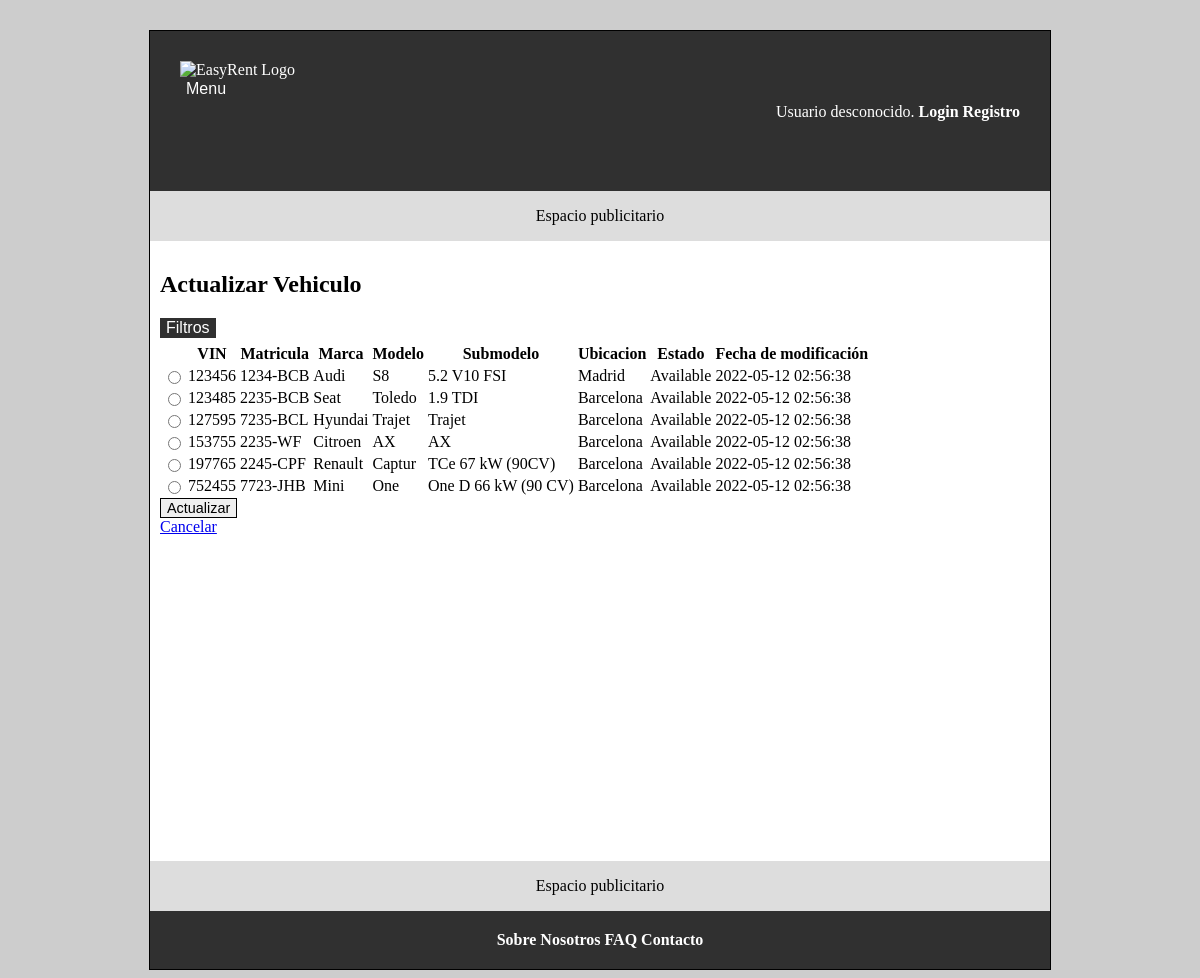
The page /actualizarVehiculo.php on the database its author committed.
### tables this page shows
create table
  Vehicle (
    vin bigint primary key,
    licensePlate varchar(10) not null,
    model bigint unsigned,
    location varchar(40),
    state enum ('Available', 'Unavailable', 'Reserved') default 'Available',
    fecha TIMESTAMP DEFAULT CURRENT_TIMESTAMP  ON UPDATE CURRENT_TIMESTAMP,
    foreign key (model) references Model(m_id) ON DELETE RESTRICT,
    check (vin regexp '^[0-9]{6}$'),
    check (licensePlate regexp '^[0-9]{4}-(?!.*(LL|CH))[BCDFGHJKLMNPRSTVWXYZ]{1,3}$')

  );

create table
  Model (
    m_id serial primary key,
    brand varchar(40),
    model varchar(40),
    submodel varchar(40) unique not null,
    gearbox enum('Manual', 'Automatic', 'Semi-automatic', 'Duplex'),
    category enum('Coupe', 'Pickup', 'Roadster', 'Sedan', 'Small-car', 'Suv', 'Van'),
    fuelType enum ('Diesel', 'Electric-hybrid', 'Electric', 'Petrol', 'Plug-in-hybrid') not null,
    seatCount tinyint not null,
    vehicleImg bigint unsigned,
    fecha TIMESTAMP DEFAULT CURRENT_TIMESTAMP  ON UPDATE CURRENT_TIMESTAMP,
    foreign key (vehicleImg) references Image(img_id),
    check (seatCount regexp '^[2-9]{1}$')
  );

### includes/service/lists/VehicleList.php (called while the page is built, shortened)
<?php
class VehicleList
{
    private $array;
    public function __construct($array = array())
    {
        $this->array = $array;
    }
    public function getArray()
    {
        return $this->array;
    }
    public function setArray($array)
    {
        $this->array = $array;
    }
}

### includes/persistance/entity/Vehicle.php (called while the page is built, shortened)
<?php
class Vehicle
{
    private $vin;
    private $licensePlate;
    private $model;
    private $location;
    private $state;
    private $timeStamp;
    public function __construct($vin, $licensePlate, $model, $location, $state = 'available', $timeStamp = null)
    {
        $this->vin = $vin;
        $this->licensePlate = $licensePlate;
        $this->model = $model;
        $this->location = $location;
        $this->state = $state;
        $this->timeStamp = $timeStamp;
    }
    public function getVin()
    {
        return $this->vin;
    }
    public function getLicensePlate()
    {
        return $this->licensePlate;
    }
    public function getModel()
    {
        return $this->model;
    }
    public function getLocation()
    {
        return $this->location;
    }
    public function getState()
    {
        return $this->state;
    }
    public function getTimeStamp()
    {
        return $this->timeStamp;
    }
}

### includes/persistance/repository/MysqlConnector.php (called while the page is built, shortened)
<?php
class MysqlConnector implements DatabaseConnection {
    private static $instance;
    private $mysqli;
    private function __construct()
    {
        $this->mysqli = null;
    }
    public static function getInstance()
    {
        if (self::$instance === null)
            self::$instance = new self;
        return self::$instance;
    }
    public function getConnection()
    {
        if ($this->mysqli == null) {
            $mysqli = new mysqli(BD_HOST, BD_USER, BD_PASS, BD_NAME, BD_PORT);
            $this->mysqli = $mysqli;
        }
        return $this->mysqli;
    }
    public function query($sql) {
        return $this->getConnection()->query($sql);
    }
    public function prepare($sql) {
        return self::getInstance()->getConnection()->prepare($sql);
    }
}

### includes/persistance/repository/MysqlVehicleRepository.php (called while the page is built, shortened)
<?php
class MysqlVehicleRepository extends AbstractMysqlRepository {
    public function findAll() : array
    {
        $vehicles = [];
        $sql = sprintf("select * from Vehicle");
        $stmt = $this->db->prepare($sql);
        $stmt->execute();
        $result = $stmt->get_result();
        while ($row = $result->fetch_assoc()) {
            $vehicle = new Vehicle($row['vin'], $row['licensePlate'], $row['model'], $row['location'], $row['state'], $row['fecha']);
            $vehicles[] = $vehicle;
        }
        return $vehicles;
    }
}

### includes/service/VehicleService.php (called while the page is built, shortened)
<?php
class VehicleService {
    private $vehicleRepository;
    private static $instance;
    private function __construct() {
        $this->vehicleRepository = $GLOBALS['db_vehicle_repository'];
    }
    public static function getInstance()
    {
        if (!self::$instance instanceof self) {
            self::$instance = new self();
        }
        return self::$instance;
    }
    public function readAllVehicles(){
        return $this->vehicleRepository->findAll();
    }
}

### includes/service/ModelService.php (called while the page is built, shortened)
<?php
class ModelService {
    private $modelRepository;
    private static $instance;
    private function __construct() {
        $this->modelRepository = $GLOBALS['db_model_repository'];
    }
    public static function getInstance()
    {
        if (!self::$instance instanceof self) {
            self::$instance = new self();
        }
        return self::$instance;
    }
    public function readModelById($m_id){
        return $this->modelRepository->findById($m_id);
    }
}

### includes/persistance/repository/AbstractMysqlRepository.php (called while the page is built, shortened)
<?php
abstract class AbstractMysqlRepository implements Repository {
    public function __construct(MysqlConnector $connector) {
        $this->db = $connector;
    }
}

### includes/persistance/repository/MysqlModelRepository.php (called while the page is built, shortened)
<?php
class MysqlModelRepository extends AbstractMysqlRepository {
    public function findById($m_id) : ?Model
    {
        $model = null;
        $sql = sprintf("select * from Model where m_id = %d", $m_id);
        $result = $this->db->query($sql);
        if ($result !== false && $result->num_rows > 0) {
            $obj = $result->fetch_object();
            $model = new Model($obj->m_id, $obj->brand, $obj->model, $obj->submodel, $obj->gearbox, $obj->category, $obj->fuelType, $obj->seatCount, $obj->vehicleImg, $obj->fecha);
        }
        return $model;
    }
}

### includes/persistance/entity/Model.php (called while the page is built, shortened)
<?php
class Model
{
    private $brand;
    private $model;
    private $submodel;
    public function __construct($m_id, $brand, $model, $submodel, $gearbox, $category, $fuelType, $seatCount, $image, $timeStamp = null)
    {
        $this->brand = $brand;
        $this->model = $model;
        $this->submodel = $submodel;
    }
    public function getBrand()
    {
        return $this->brand;
    }
    public function getModel()
    {
        return $this->model;
    }
    public function getSubmodel()
    {
        return $this->submodel;
    }
}

### includes/forms/FormularioActualizarVehiculo.php (the view, shortened to what this page needs)
<?php
class FormularioActualizarVehiculo extends Formulario {
    private $vehicleService;
    private $modelService;
    private $vehiclesList;
    public function __construct($orderByFunction) {
        $this->vehicleService = VehicleService::getInstance();
        $this->modelService = ModelService::getInstance();
        $this->vehiclesList = new VehicleList();
    }
    protected function generaCamposFormulario(&$datos) {
        $htmlErroresGlobales = self::generaListaErroresGlobales($this->errores);
        $this->vehiclesList->setArray($this->vehicleService->readAllVehicles());
        $html = <<<EOS
        $htmlErroresGlobales
            <div>
            <table>
                <tr>
                    <th></th>
                    <th>VIN</th>
                    <th>Matricula</th>
                    <th>Marca</th>
                    <th>Modelo</th>
                    <th>Submodelo</th>
                    <th>Ubicacion</th>
                    <th>Estado</th>
                    <th>Fecha de modificación</th>
                </tr>
        EOS;
        foreach($this->vehiclesList->getArray() as $vehicle) {
            $vehicleModel = $this->modelService->readModelById($vehicle->getModel());
            $html .= <<<EOS
                <tr>
                    <td><input type="radio" name="updatedVehicleVIN" value="{$vehicle->getVin()}" required></td>
                    <td>{$vehicle->getVin()}</td>
                    <td>{$vehicle->getLicensePlate()}</td>
                    <td>{$vehicleModel->getBrand()}</td>
                    <td>{$vehicleModel->getModel()}</td>
                    <td>{$vehicleModel->getSubmodel()}</td>
                    <td>{$vehicle->getLocation()}</td>
                    <td>{$vehicle->getState()}</td>
                    <td>{$vehicle->getTimeStamp()}</td>
                </tr>
            EOS;
        }
        $html .= <<<EOS
            </table>
            </div>
            <div>
                <button type="submit" name="update"> Actualizar </button>
            </div>
        EOS;
        return $html;
    }
}

### rows shown on the page
vehicle: vin "123456", licensePlate "1234-BCB", model.brand "Audi", model.model "S8", model.submodel "5.2 V10 FSI", location "Madrid", state "Available", fecha "2022-05-12 02:56:38"
vehicle: vin "123485", licensePlate "2235-BCB", model.brand "Seat", model.model "Toledo", model.submodel "1.9 TDI", location "Barcelona", state "Available", fecha "2022-05-12 02:56:38"
vehicle: vin "127595", licensePlate "7235-BCL", model.brand "Hyundai", model.model "Trajet", model.submodel "Trajet", location "Barcelona", state "Available", fecha "2022-05-12 02:56:38"
vehicle: vin "153755", licensePlate "2235-WF", model.brand "Citroen", model.model "AX", model.submodel "AX", location "Barcelona", state "Available", fecha "2022-05-12 02:56:38"
vehicle: vin "197765", licensePlate "2245-CPF", model.brand "Renault", model.model "Captur", model.submodel "TCe 67 kW (90CV)", location "Barcelona", state "Available", fecha "2022-05-12 02:56:38"
vehicle: vin "752455", licensePlate "7723-JHB", model.brand "Mini", model.model "One", model.submodel "One D 66 kW (90 CV)", location "Barcelona", state "Available", fecha "2022-05-12 02:56:38"

### other values the page prints
$banner "Espacio publicitario"
